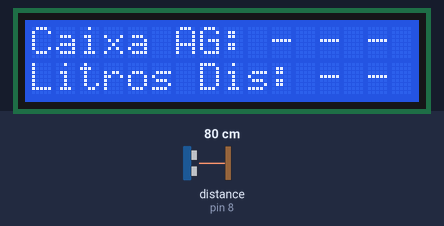
Recording of a sketch running on a simulated Arduino Uno, built with avr-gcc and run on an emulated ATmega328P. Shown: 16×2 character LCD. The test bench sets the inputs (shaded band); at power-on: distance to the obstacle (sensor on pin 8) 80 cm. The echo pulse lasts 58.3 µs per cm.

Above: at 1.2 s.
1.3 s: distance to the obstacle (sensor on pin 8) set to 2 cm
At 3.6 s:
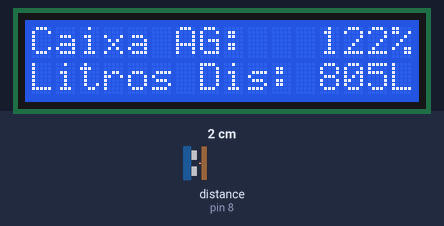
4.0 s: distance to the obstacle (sensor on pin 8) set to 120 cm
At 4.7 s:
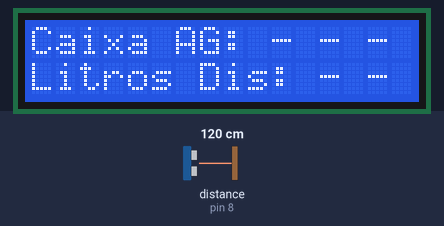
6.7 s: distance to the obstacle (sensor on pin 8) set to 4 cm
At 8.7 s:
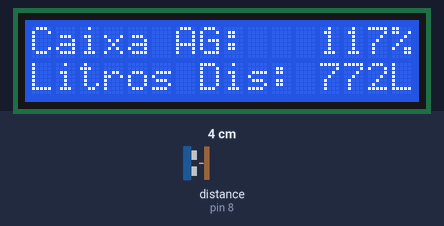
9.7 s: distance to the obstacle (sensor on pin 8) set to 60 cm
At 10.8 s:
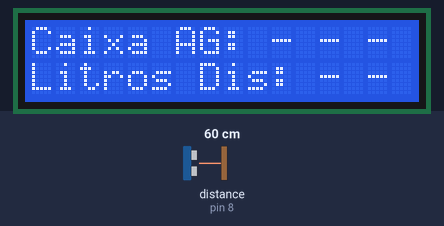
12.4 s: distance to the obstacle (sensor on pin 8) set to 9 cm
At 15.8 s:
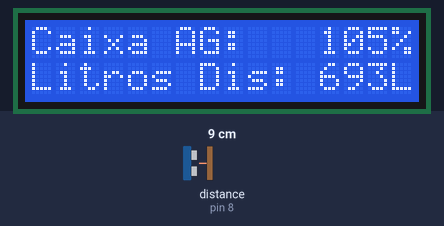
18.4 s: distance to the obstacle (sensor on pin 8) set to 250 cm
At 18.9 s:
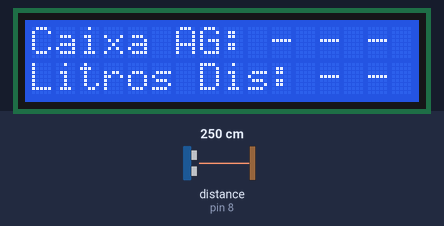
Timing chart, 0 to 21.4 s (numbered marks = the images above; inputs shaded):
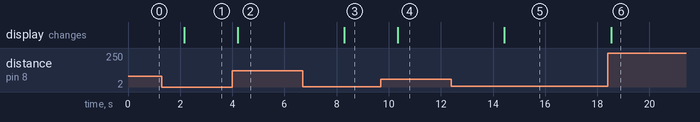

Measured:
- after the input at 1.3 s, the display: changes after 0.86 s (image 1)
- after the input at 4.0 s, the display: changes after 0.21 s (image 2)
- after the input at 6.7 s, the display: changes after 1.6 s (image 3)
- after the input at 9.7 s, the display: changes after 0.65 s (image 4)
- after the input at 12.4 s, the display: changes after 2.0 s (image 5)
- after the input at 18.4 s, the display: changes after 0.14 s (image 6)

The sketch:

WaterLevel.ino
```cpp
#include <Wire.h>
#include <LiquidCrystal_I2C.h>

#include <Ultrasonic.h>

#define pino_trigger 9
#define pino_echo 8
Ultrasonic ultrasonic(pino_trigger, pino_echo);

#define endereco  0x3F // Endereços comuns: 0x27, 0x3F
#define colunas   16
#define linhas    2

LiquidCrystal_I2C lcd(endereco, colunas, linhas);

void setup() {


  Serial.begin(9600);
  lcd.init();
  lcd.backlight();
  lcd.clear();

}

void loop() {

  int cmMsec;
  long perc;
  long litersAvailable = 0;

  long microsec = ultrasonic.timing();
  cmMsec = ultrasonic.convert(microsec, Ultrasonic::CM);


  perc = ((50 - cmMsec ) * 100) / 40;

  lcd.clear();
  lcd.setCursor(0, 0);
  lcd.print("Caixa AG:   ");
  lcd.setCursor(0, 1);
  lcd.print("Litros Dis: ");

  //litersAvailable = (660 * int(perc)) / 100; //660 total ammount of two water boxes.

  litersAvailable = (perc * 660) / 100;

  long litersAvailableAux = 660 - ((litersAvailable - 660) * -1);

  lcd.print(litersAvailableAux);
  lcd.print("L");

  if (perc > 300 || perc < 0
  && litersAvailableAux > 660 || litersAvailableAux < 0) {
    lcd.setCursor(9, 0);
    lcd.print(" - - -");

    lcd.setCursor(11, 1);
    lcd.print(" - -  ");

  } else {
    lcd.setCursor(9, 0);
    lcd.print("   ");
    lcd.print(perc);
    lcd.print("%" );
  }

  delay(2000);

}
```
